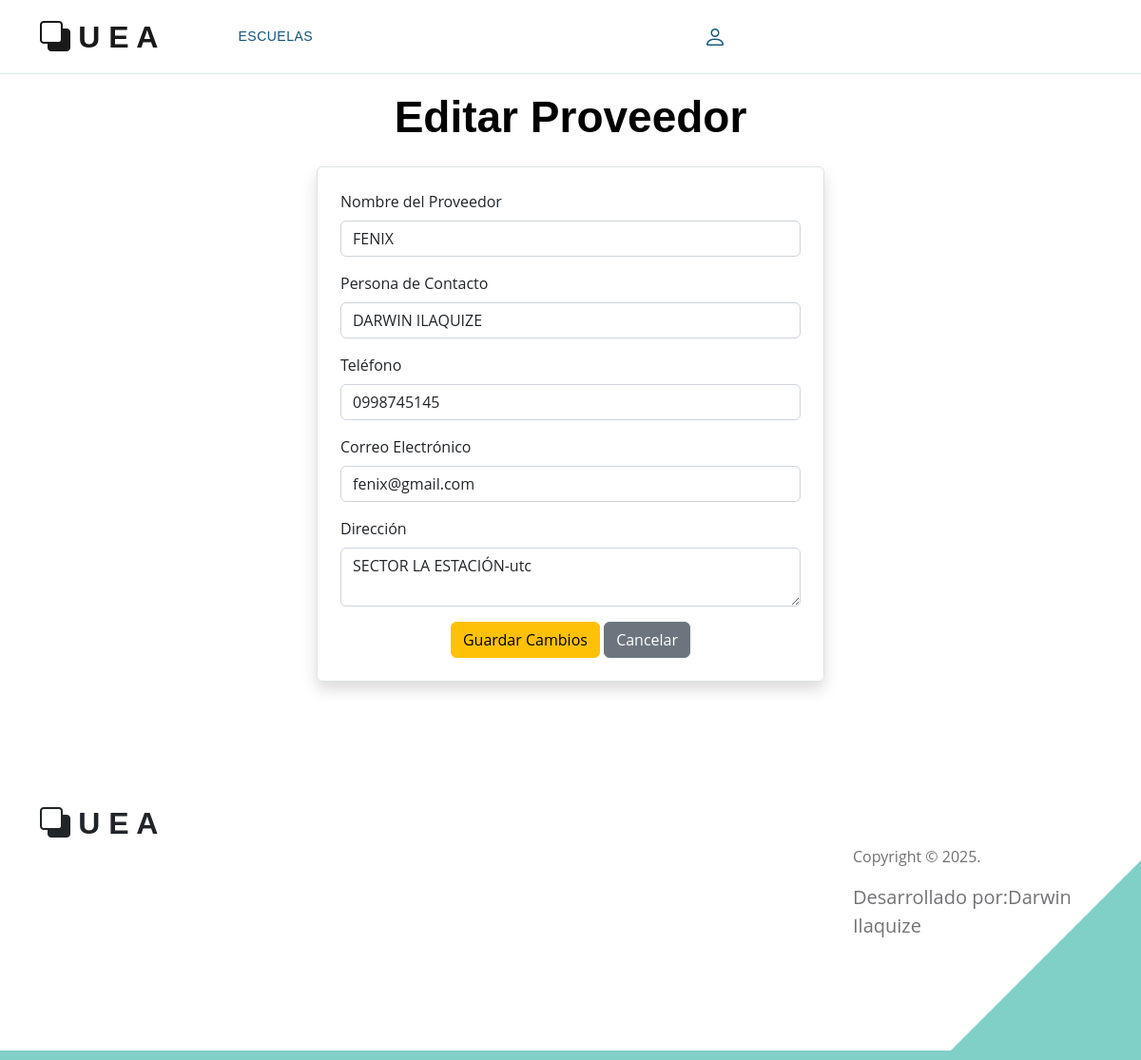
Screenshot of /editarProveedor/1/ with the database file from the repository.
### Aplicaciones/infraestructura/models.py (models this page shows, shortened)
class Proveedor(models.Model):
    nombre = models.CharField(max_length=255)
    contacto = models.CharField(max_length=255, blank=True, null=True)
    telefono = models.CharField(max_length=15, blank=True, null=True)
    correo = models.EmailField(blank=True, null=True)
    direccion = models.TextField(blank=True, null=True)

### Aplicaciones/infraestructura/views.py (the view)
# urls.py: path('editarProveedor/<int:id>/', views.editarProveedor, name='editarProveedor'),
def editarProveedor(request, id):
    proveedor = Proveedor.objects.get(id=id)
    return render(request, 'proveedor/editarProveedor.html', {'proveedor': proveedor})

### Aplicaciones/infraestructura/templates/proveedor/editarProveedor.html (shortened to what this page needs)
{% extends "plantilla.html" %}
{% block contenido %}
<br><br><br>
<div class="container mt-4">
    <h2 class="text-center mb-4">Editar Proveedor</h2>
    <div class="row justify-content-center">
        <div class="col-md-6">
            <form action="{% url 'actualizarProveedor' proveedor.id %}" method="POST" class="p-4 border rounded shadow">
                <div class="mb-3">
                    <label for="nombre" class="form-label">Nombre del Proveedor</label>
                    <input type="text" class="form-control" name="nombre" id="nombre" value="{{ proveedor.nombre }}" maxlength="255" required>
                </div>
                <div class="mb-3">
                    <label for="contacto" class="form-label">Persona de Contacto</label>
                    <input type="text" class="form-control" name="contacto" id="contacto" value="{{ proveedor.contacto }}" maxlength="255">
                </div>
                <div class="mb-3">
                    <label for="telefono" class="form-label">Teléfono</label>
                    <input type="text" class="form-control" name="telefono" id="telefono" value="{{ proveedor.telefono }}" maxlength="15">
                </div>
                <div class="mb-3">
                    <label for="correo" class="form-label">Correo Electrónico</label>
                    <input type="email" class="form-control" name="correo" id="correo" value="{{ proveedor.correo }}">
                </div>
                <div class="mb-3">
                    <label for="direccion" class="form-label">Dirección</label>
                    <textarea class="form-control" name="direccion" id="direccion">{{ proveedor.direccion }}</textarea>
                </div>
                <div class="text-center">
                    <button type="submit" class="btn btn-warning">Guardar Cambios</button>
                    <a href="{% url 'listarProveedores' %}" class="btn btn-secondary">Cancelar</a>
                </div>
            </form>
        </div>
    </div>
</div>
<br>
{% endblock %}

### Escuela/static/plantilla/css/templatemo-topic-listing.css (style rules this page uses)
:root { --white-color: #ffffff; --primary-color: #13547a; --secondary-color: #80d0c7; --section-bg-color: #f0f8ff; --custom-btn-bg-color: #80d0c7; --custom-btn-bg-hover-color: #13547a; --dark-color: #000000; --p-color: #717275; --border-color: #7fffd4; --link-hover-color: #13547a; --body-font-family: 'Open Sans', sans-serif; --title-font-family: 'Montserrat', sans-serif; --h1-font-size: 58px; --h2-font-size: 46px; --h3-font-size: 32px; --h4-font-size: 28px; --h5-font-size: 24px; --h6-font-size: 22px; --p-font-size: 20px; --menu-font-size: 14px; --btn-font-size: 18px; --copyright-font-size: 16px; --border-radius-large: 100px; --border-radius-medium: 20px; --border-radius-small: 10px; --font-weight-normal: 400; --font-weight-medium: 500; --font-weight-semibold: 600; --font-weight-bold: 700; }
body { background-color: var(--white-color); font-family: var(--body-font-family); }
h2, h3, h4, h5, h6 { color: var(--dark-color); }
h1, h2, h3, h4, h5, h6 { font-family: var(--title-font-family); font-weight: var(--font-weight-semibold); }
h2 { font-size: var(--h2-font-size); font-weight: var(--font-weight-bold); }
a, button { touch-action: manipulation; transition: all 0.3s; }
a { display: inline-block; color: var(--primary-color); text-decoration: none; }

### rows the page displays
Proveedor: nombre "FENIX", contacto "DARWIN ILAQUIZE", telefono "0998745145", correo "fenix@gmail.com", direccion "SECTOR LA ESTACIÓN-utc"
